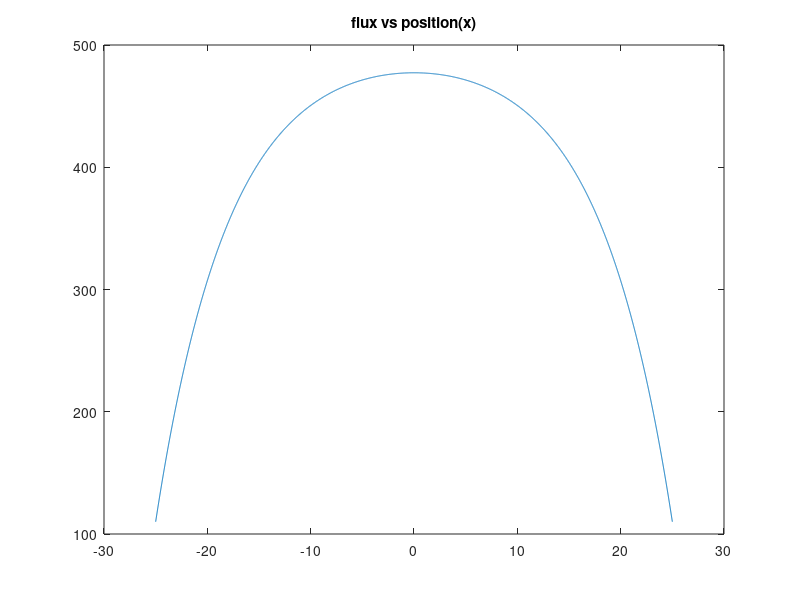

Source code (MATLAB): (Note: this script raises an error after producing the figure.)
a =25;
D = 1;
sigma = 0.02;
s = 10;
L = sqrt(D / sigma);
th = -a:.01:a
flu = -s/(sigma) *(cosh(th/L)/(cosh(a/L )+ 2 *D/L *sinh(a/L))-1)
flu1 = -(s )/(sigma)*(cosh(th/L)/cosh((a+2*D)/L) - 1)
err = (flu1 - flu)./flu *100
er =@(x) 100.*abs((-s./(sigma) .*(cosh(1./L.*x)./(cosh(a./L )+ 2 .*D./L.*sinh(a./L))-1)) - (-(s )./(sigma).*(cosh(1./L.*x)./cosh((a+2.*D)./L) - 1))) ./ (-s./(sigma) .*(cosh(1./L.*x)/(cosh(a./L )+ 2 .*D./L .*sinh(a./L))-1))
avg_er = integral(er,0,a) / a;
figure(1)
plot(th,flu)
title('flux vs position(x)')
subtitle(['a = ',num2str(a) ,'cm, D = ',num2str(D),'cm, sigma = ' ,num2str(sigma)])
xlabel('position x (cm)')
ylabel('flux #/cm^2s')
hold on
plot(th, flu1)
legend('with zero negative going current at boundary','with zero flux at etrapolated length')
hold off
figure(2)
plot(th, err)
title('error vs position')
subtitle(['a = ',num2str(a) ,'cm, D = ',num2str(D),'cm, sigma = ' ,
num2str(sigma)])
xlabel('position (cm)')
ylabel('%error')
legend(['average error = ', num2str(avg_er)])